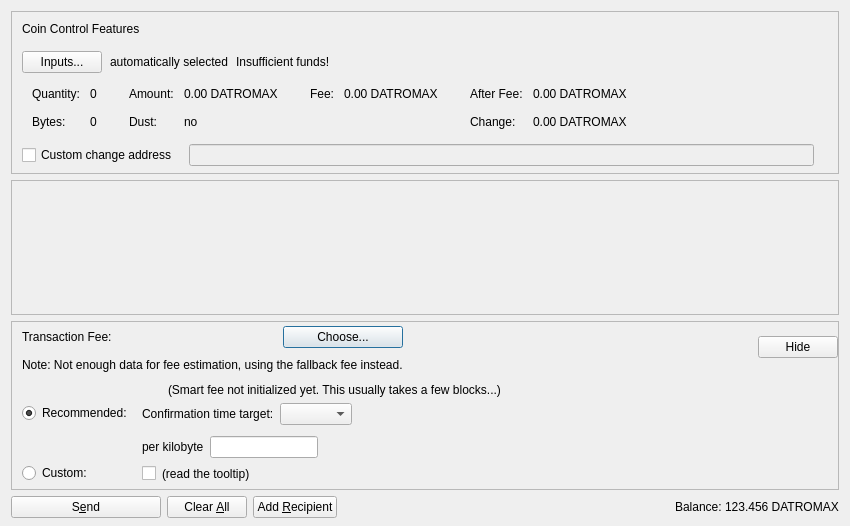
<?xml version="1.0" encoding="UTF-8"?>
<ui version="4.0">
 <class>SendCoinsDialog</class>
 <widget class="QDialog" name="SendCoinsDialog">
  <property name="geometry">
   <rect>
    <x>0</x>
    <y>0</y>
    <width>850</width>
    <height>526</height>
   </rect>
  </property>
  <property name="windowTitle">
   <string>Send Coins</string>
  </property>
  <layout class="QVBoxLayout" name="verticalLayout" stretch="0,1,0,0">
   <property name="bottomMargin">
    <number>8</number>
   </property>
   <item>
    <widget class="QFrame" name="frameCoinControl">
     <property name="sizePolicy">
      <sizepolicy hsizetype="Expanding" vsizetype="Expanding">
       <horstretch>0</horstretch>
       <verstretch>0</verstretch>
      </sizepolicy>
     </property>
     <property name="maximumSize">
      <size>
       <width>16777215</width>
       <height>16777215</height>
      </size>
     </property>
     <property name="frameShape">
      <enum>QFrame::StyledPanel</enum>
     </property>
     <property name="frameShadow">
      <enum>QFrame::Sunken</enum>
     </property>
     <layout class="QVBoxLayout" name="verticalLayoutCoinControl2">
      <property name="spacing">
       <number>0</number>
      </property>
      <property name="leftMargin">
       <number>0</number>
      </property>
      <property name="topMargin">
       <number>0</number>
      </property>
      <property name="rightMargin">
       <number>0</number>
      </property>
      <property name="bottomMargin">
       <number>6</number>
      </property>
      <item>
       <layout class="QVBoxLayout" name="verticalLayoutCoinControl" stretch="0,0,0,0,1">
        <property name="spacing">
         <number>0</number>
        </property>
        <property name="leftMargin">
         <number>10</number>
        </property>
        <property name="topMargin">
         <number>10</number>
        </property>
        <item>
         <layout class="QHBoxLayout" name="horizontalLayoutCoinControl1">
          <property name="bottomMargin">
           <number>15</number>
          </property>
          <item>
           <widget class="QLabel" name="labelCoinControlFeatures">
            <property name="sizePolicy">
             <sizepolicy hsizetype="Preferred" vsizetype="Maximum">
              <horstretch>0</horstretch>
              <verstretch>0</verstretch>
             </sizepolicy>
            </property>
            <property name="text">
             <string>Coin Control Features</string>
            </property>
           </widget>
          </item>
         </layout>
        </item>
        <item>
         <layout class="QHBoxLayout" name="horizontalLayoutCoinControl2" stretch="0,0,0,0">
          <property name="spacing">
           <number>8</number>
          </property>
          <property name="bottomMargin">
           <number>10</number>
          </property>
          <item>
           <widget class="QPushButton" name="pushButtonCoinControl">
            <property name="styleSheet">
             <string notr="true"/>
            </property>
            <property name="text">
             <string>Inputs...</string>
            </property>
            <property name="autoDefault">
             <bool>false</bool>
            </property>
           </widget>
          </item>
          <item>
           <widget class="QLabel" name="labelCoinControlAutomaticallySelected">
            <property name="text">
             <string>automatically selected</string>
            </property>
            <property name="margin">
             <number>5</number>
            </property>
           </widget>
          </item>
          <item>
           <widget class="QLabel" name="labelCoinControlInsuffFunds">
            <property name="text">
             <string>Insufficient funds!</string>
            </property>
            <property name="margin">
             <number>5</number>
            </property>
           </widget>
          </item>
          <item>
           <spacer name="horizontalSpacerCoinControl">
            <property name="orientation">
             <enum>Qt::Horizontal</enum>
            </property>
            <property name="sizeHint" stdset="0">
             <size>
              <width>40</width>
              <height>1</height>
             </size>
            </property>
           </spacer>
          </item>
         </layout>
        </item>
        <item>
         <widget class="QWidget" name="widgetCoinControl" native="true">
          <property name="sizePolicy">
           <sizepolicy hsizetype="Preferred" vsizetype="Preferred">
            <horstretch>0</horstretch>
            <verstretch>0</verstretch>
           </sizepolicy>
          </property>
          <property name="minimumSize">
           <size>
            <width>0</width>
            <height>0</height>
           </size>
          </property>
          <property name="styleSheet">
           <string notr="true"/>
          </property>
          <layout class="QHBoxLayout" name="horizontalLayoutCoinControl5">
           <property name="leftMargin">
            <number>0</number>
           </property>
           <property name="topMargin">
            <number>0</number>
           </property>
           <property name="rightMargin">
            <number>0</number>
           </property>
           <property name="bottomMargin">
            <number>0</number>
           </property>
           <item>
            <layout class="QHBoxLayout" name="horizontalLayoutCoinControl3" stretch="0,0,0,1">
             <property name="spacing">
              <number>20</number>
             </property>
             <property name="topMargin">
              <number>0</number>
             </property>
             <property name="bottomMargin">
              <number>10</number>
             </property>
             <item>
              <layout class="QFormLayout" name="formLayoutCoinControl1">
               <property name="horizontalSpacing">
                <number>10</number>
               </property>
               <property name="verticalSpacing">
                <number>14</number>
               </property>
               <property name="leftMargin">
                <number>10</number>
               </property>
               <property name="topMargin">
                <number>4</number>
               </property>
               <property name="rightMargin">
                <number>6</number>
               </property>
               <item row="0" column="0">
                <widget class="QLabel" name="labelCoinControlQuantityText">
                 <property name="text">
                  <string>Quantity:</string>
                 </property>
                 <property name="margin">
                  <number>0</number>
                 </property>
                </widget>
               </item>
               <item row="0" column="1">
                <widget class="QLabel" name="labelCoinControlQuantity">
                 <property name="cursor">
                  <cursorShape>IBeamCursor</cursorShape>
                 </property>
                 <property name="contextMenuPolicy">
                  <enum>Qt::ActionsContextMenu</enum>
                 </property>
                 <property name="text">
                  <string notr="true">0</string>
                 </property>
                 <property name="margin">
                  <number>0</number>
                 </property>
                 <property name="textInteractionFlags">
                  <set>Qt::LinksAccessibleByMouse|Qt::TextSelectableByKeyboard|Qt::TextSelectableByMouse</set>
                 </property>
                </widget>
               </item>
               <item row="1" column="0">
                <widget class="QLabel" name="labelCoinControlBytesText">
                 <property name="text">
                  <string>Bytes:</string>
                 </property>
                </widget>
               </item>
               <item row="1" column="1">
                <widget class="QLabel" name="labelCoinControlBytes">
                 <property name="cursor">
                  <cursorShape>IBeamCursor</cursorShape>
                 </property>
                 <property name="contextMenuPolicy">
                  <enum>Qt::ActionsContextMenu</enum>
                 </property>
                 <property name="text">
                  <string notr="true">0</string>
                 </property>
                 <property name="textInteractionFlags">
                  <set>Qt::LinksAccessibleByMouse|Qt::TextSelectableByKeyboard|Qt::TextSelectableByMouse</set>
                 </property>
                </widget>
               </item>
              </layout>
             </item>
             <item>
              <layout class="QFormLayout" name="formLayoutCoinControl2">
               <property name="horizontalSpacing">
                <number>10</number>
               </property>
               <property name="verticalSpacing">
                <number>14</number>
               </property>
               <property name="leftMargin">
                <number>6</number>
               </property>
               <property name="topMargin">
                <number>4</number>
               </property>
               <property name="rightMargin">
                <number>6</number>
               </property>
               <item row="0" column="0">
                <widget class="QLabel" name="labelCoinControlAmountText">
                 <property name="text">
                  <string>Amount:</string>
                 </property>
                 <property name="margin">
                  <number>0</number>
                 </property>
                </widget>
               </item>
               <item row="0" column="1">
                <widget class="QLabel" name="labelCoinControlAmount">
                 <property name="cursor">
                  <cursorShape>IBeamCursor</cursorShape>
                 </property>
                 <property name="contextMenuPolicy">
                  <enum>Qt::ActionsContextMenu</enum>
                 </property>
                 <property name="text">
                  <string notr="true">0.00 DATROMAX</string>
                 </property>
                 <property name="textInteractionFlags">
                  <set>Qt::LinksAccessibleByMouse|Qt::TextSelectableByKeyboard|Qt::TextSelectableByMouse</set>
                 </property>
                </widget>
               </item>
               <item row="1" column="0">
                <widget class="QLabel" name="labelCoinControlLowOutputText">
                 <property name="text">
                  <string>Dust:</string>
                 </property>
                </widget>
               </item>
               <item row="1" column="1">
                <widget class="QLabel" name="labelCoinControlLowOutput">
                 <property name="cursor">
                  <cursorShape>IBeamCursor</cursorShape>
                 </property>
                 <property name="contextMenuPolicy">
                  <enum>Qt::ActionsContextMenu</enum>
                 </property>
                 <property name="text">
                  <string notr="true">no</string>
                 </property>
                 <property name="textInteractionFlags">
                  <set>Qt::LinksAccessibleByMouse|Qt::TextSelectableByKeyboard|Qt::TextSelectableByMouse</set>
                 </property>
                </widget>
               </item>
              </layout>
             </item>
             <item>
              <layout class="QFormLayout" name="formLayoutCoinControl3">
               <property name="horizontalSpacing">
                <number>10</number>
               </property>
               <property name="verticalSpacing">
                <number>14</number>
               </property>
               <property name="leftMargin">
                <number>6</number>
               </property>
               <property name="topMargin">
                <number>4</number>
               </property>
               <property name="rightMargin">
                <number>6</number>
               </property>
               <item row="0" column="0">
                <widget class="QLabel" name="labelCoinControlFeeText">
                 <property name="text">
                  <string>Fee:</string>
                 </property>
                 <property name="margin">
                  <number>0</number>
                 </property>
                </widget>
               </item>
               <item row="0" column="1">
                <widget class="QLabel" name="labelCoinControlFee">
                 <property name="cursor">
                  <cursorShape>IBeamCursor</cursorShape>
                 </property>
                 <property name="contextMenuPolicy">
                  <enum>Qt::ActionsContextMenu</enum>
                 </property>
                 <property name="text">
                  <string notr="true">0.00 DATROMAX</string>
                 </property>
                 <property name="textInteractionFlags">
                  <set>Qt::LinksAccessibleByMouse|Qt::TextSelectableByKeyboard|Qt::TextSelectableByMouse</set>
                 </property>
                </widget>
               </item>
              </layout>
             </item>
             <item>
              <layout class="QFormLayout" name="formLayoutCoinControl4">
               <property name="horizontalSpacing">
                <number>10</number>
               </property>
               <property name="verticalSpacing">
                <number>14</number>
               </property>
               <property name="leftMargin">
                <number>6</number>
               </property>
               <property name="topMargin">
                <number>4</number>
               </property>
               <property name="rightMargin">
                <number>6</number>
               </property>
               <item row="0" column="0">
                <widget class="QLabel" name="labelCoinControlAfterFeeText">
                 <property name="text">
                  <string>After Fee:</string>
                 </property>
                 <property name="margin">
                  <number>0</number>
                 </property>
                </widget>
               </item>
               <item row="0" column="1">
                <widget class="QLabel" name="labelCoinControlAfterFee">
                 <property name="cursor">
                  <cursorShape>IBeamCursor</cursorShape>
                 </property>
                 <property name="contextMenuPolicy">
                  <enum>Qt::ActionsContextMenu</enum>
                 </property>
                 <property name="text">
                  <string notr="true">0.00 DATROMAX</string>
                 </property>
                 <property name="textInteractionFlags">
                  <set>Qt::LinksAccessibleByMouse|Qt::TextSelectableByKeyboard|Qt::TextSelectableByMouse</set>
                 </property>
                </widget>
               </item>
               <item row="1" column="0">
                <widget class="QLabel" name="labelCoinControlChangeText">
                 <property name="text">
                  <string>Change:</string>
                 </property>
                </widget>
               </item>
               <item row="1" column="1">
                <widget class="QLabel" name="labelCoinControlChange">
                 <property name="cursor">
                  <cursorShape>IBeamCursor</cursorShape>
                 </property>
                 <property name="contextMenuPolicy">
                  <enum>Qt::ActionsContextMenu</enum>
                 </property>
                 <property name="text">
                  <string notr="true">0.00 DATROMAX</string>
                 </property>
                 <property name="textInteractionFlags">
                  <set>Qt::LinksAccessibleByMouse|Qt::TextSelectableByKeyboard|Qt::TextSelectableByMouse</set>
                 </property>
                </widget>
               </item>
              </layout>
             </item>
            </layout>
           </item>
          </layout>
         </widget>
        </item>
        <item>
         <layout class="QHBoxLayout" name="horizontalLayoutCoinControl4" stretch="0,0,0">
          <property name="spacing">
           <number>12</number>
          </property>
          <property name="sizeConstraint">
           <enum>QLayout::SetDefaultConstraint</enum>
          </property>
          <property name="topMargin">
           <number>5</number>
          </property>
          <property name="rightMargin">
           <number>5</number>
          </property>
          <item>
           <widget class="QCheckBox" name="checkBoxCoinControlChange">
            <property name="toolTip">
             <string>If this is activated, but the change address is empty or invalid, change will be sent to a newly generated address.</string>
            </property>
            <property name="text">
             <string>Custom change address</string>
            </property>
           </widget>
          </item>
          <item>
           <widget class="QValidatedLineEdit" name="lineEditCoinControlChange">
            <property name="enabled">
             <bool>false</bool>
            </property>
            <property name="sizePolicy">
             <sizepolicy hsizetype="Expanding" vsizetype="Fixed">
              <horstretch>0</horstretch>
              <verstretch>0</verstretch>
             </sizepolicy>
            </property>
           </widget>
          </item>
          <item>
           <widget class="QLabel" name="labelCoinControlChangeLabel">
            <property name="sizePolicy">
             <sizepolicy hsizetype="Preferred" vsizetype="Expanding">
              <horstretch>0</horstretch>
              <verstretch>0</verstretch>
             </sizepolicy>
            </property>
            <property name="minimumSize">
             <size>
              <width>0</width>
              <height>0</height>
             </size>
            </property>
            <property name="text">
             <string/>
            </property>
            <property name="margin">
             <number>3</number>
            </property>
           </widget>
          </item>
         </layout>
        </item>
        <item>
         <spacer name="verticalSpacerCoinControl">
          <property name="orientation">
           <enum>Qt::Vertical</enum>
          </property>
          <property name="sizeHint" stdset="0">
           <size>
            <width>800</width>
            <height>1</height>
           </size>
          </property>
         </spacer>
        </item>
       </layout>
      </item>
     </layout>
    </widget>
   </item>
   <item>
    <widget class="QScrollArea" name="scrollArea">
     <property name="widgetResizable">
      <bool>true</bool>
     </property>
     <widget class="QWidget" name="scrollAreaWidgetContents">
      <property name="geometry">
       <rect>
        <x>0</x>
        <y>0</y>
        <width>830</width>
        <height>104</height>
       </rect>
      </property>
      <layout class="QVBoxLayout" name="verticalLayout_2" stretch="0,1">
       <property name="leftMargin">
        <number>0</number>
       </property>
       <property name="topMargin">
        <number>0</number>
       </property>
       <property name="rightMargin">
        <number>0</number>
       </property>
       <property name="bottomMargin">
        <number>0</number>
       </property>
       <item>
        <layout class="QVBoxLayout" name="entries">
         <property name="spacing">
          <number>6</number>
         </property>
        </layout>
       </item>
       <item>
        <spacer name="verticalSpacer">
         <property name="orientation">
          <enum>Qt::Vertical</enum>
         </property>
         <property name="sizeHint" stdset="0">
          <size>
           <width>20</width>
           <height>40</height>
          </size>
         </property>
        </spacer>
       </item>
      </layout>
     </widget>
    </widget>
   </item>
   <item>
    <widget class="QFrame" name="frameFee">
     <property name="sizePolicy">
      <sizepolicy hsizetype="Expanding" vsizetype="Expanding">
       <horstretch>0</horstretch>
       <verstretch>0</verstretch>
      </sizepolicy>
     </property>
     <property name="maximumSize">
      <size>
       <width>16777215</width>
       <height>16777215</height>
      </size>
     </property>
     <property name="frameShape">
      <enum>QFrame::StyledPanel</enum>
     </property>
     <property name="frameShadow">
      <enum>QFrame::Sunken</enum>
     </property>
     <layout class="QVBoxLayout" name="verticalLayoutFee1">
      <property name="spacing">
       <number>0</number>
      </property>
      <property name="leftMargin">
       <number>0</number>
      </property>
      <property name="topMargin">
       <number>0</number>
      </property>
      <property name="rightMargin">
       <number>0</number>
      </property>
      <property name="bottomMargin">
       <number>0</number>
      </property>
      <item>
       <layout class="QVBoxLayout" name="verticalLayoutFee2" stretch="0,0,0">
        <property name="spacing">
         <number>0</number>
        </property>
        <property name="leftMargin">
         <number>10</number>
        </property>
        <property name="topMargin">
         <number>0</number>
        </property>
        <item>
         <layout class="QHBoxLayout" name="horizontalLayoutFee1">
          <property name="bottomMargin">
           <number>0</number>
          </property>
          <item>
           <layout class="QVBoxLayout" name="verticalLayoutFee7">
            <property name="spacing">
             <number>0</number>
            </property>
            <item>
             <spacer name="verticalSpacerSmartFee">
              <property name="orientation">
               <enum>Qt::Vertical</enum>
              </property>
              <property name="sizeType">
               <enum>QSizePolicy::Fixed</enum>
              </property>
              <property name="sizeHint" stdset="0">
               <size>
                <width>1</width>
                <height>4</height>
               </size>
              </property>
             </spacer>
            </item>
            <item>
             <layout class="QHBoxLayout" name="horizontalLayoutSmartFee">
              <property name="spacing">
               <number>10</number>
              </property>
              <item>
               <widget class="QLabel" name="labelFeeHeadline">
                <property name="sizePolicy">
                 <sizepolicy hsizetype="Preferred" vsizetype="Maximum">
                  <horstretch>0</horstretch>
                  <verstretch>0</verstretch>
                 </sizepolicy>
                </property>
                <property name="text">
                 <string>Transaction Fee:</string>
                </property>
               </widget>
              </item>
              <item>
               <widget class="QLabel" name="labelFeeMinimized">
                <property name="text">
                 <string/>
                </property>
               </widget>
              </item>
              <item>
               <widget class="QPushButton" name="buttonChooseFee">
                <property name="text">
                 <string>Choose...</string>
                </property>
               </widget>
              </item>
             </layout>
            </item>
            <item>
             <spacer name="verticalSpacer_7">
              <property name="orientation">
               <enum>Qt::Vertical</enum>
              </property>
              <property name="sizeHint" stdset="0">
               <size>
                <width>1</width>
                <height>10</height>
               </size>
              </property>
             </spacer>
            </item>
            <item>
             <widget class="QLabel" name="fallbackFeeWarningLabel">
              <property name="toolTip">
               <string>Using the fallbackfee can result in sending a transaction that will take several hours or days (or never) to confirm. Consider choosing your fee manually or wait until you have validated the complete chain.</string>
              </property>
              <property name="text">
               <string>Note: Not enough data for fee estimation, using the fallback fee instead.</string>
              </property>
              <property name="wordWrap">
               <bool>false</bool>
              </property>
             </widget>
            </item>
            <item>
             <spacer name="verticalSpacer_5">
              <property name="orientation">
               <enum>Qt::Vertical</enum>
              </property>
              <property name="sizeHint" stdset="0">
               <size>
                <width>1</width>
                <height>1</height>
               </size>
              </property>
             </spacer>
            </item>
           </layout>
          </item>
          <item>
           <spacer name="horizontalSpacer_4">
            <property name="orientation">
             <enum>Qt::Horizontal</enum>
            </property>
            <property name="sizeHint" stdset="0">
             <size>
              <width>1</width>
              <height>1</height>
             </size>
            </property>
           </spacer>
          </item>
          <item>
           <widget class="QPushButton" name="buttonMinimizeFee">
            <property name="toolTip">
             <string>collapse fee-settings</string>
            </property>
            <property name="text">
             <string>Hide</string>
            </property>
           </widget>
          </item>
         </layout>
        </item>
        <item>
         <widget class="QFrame" name="frameFeeSelection">
          <layout class="QVBoxLayout" name="verticalLayoutFee12">
           <property name="spacing">
            <number>0</number>
           </property>
           <property name="leftMargin">
            <number>0</number>
           </property>
           <property name="topMargin">
            <number>0</number>
           </property>
           <property name="rightMargin">
            <number>0</number>
           </property>
           <property name="bottomMargin">
            <number>0</number>
           </property>
           <item>
            <layout class="QGridLayout" name="gridLayoutFee">
             <property name="topMargin">
              <number>10</number>
             </property>
             <property name="bottomMargin">
              <number>4</number>
             </property>
             <property name="horizontalSpacing">
              <number>10</number>
             </property>
             <property name="verticalSpacing">
              <number>4</number>
             </property>
             <item row="1" column="1">
              <layout class="QVBoxLayout" name="verticalLayoutFee8">
               <property name="spacing">
                <number>6</number>
               </property>
               <property name="topMargin">
                <number>3</number>
               </property>
               <item>
                <layout class="QHBoxLayout" name="horizontalLayoutFee13" stretch="0,0,1">
                 <item>
                  <widget class="QLabel" name="labelCustomPerKilobyte">
                   <property name="toolTip">
                    <string>If the custom fee is set to 1000 ruffs and the transaction is only 250 bytes, then &quot;per kilobyte&quot; only pays 250 ruffs in fee,&lt;br /&gt;while &quot;at least&quot; pays 1000 ruffs. For transactions bigger than a kilobyte both pay by kilobyte.</string>
                   </property>
                   <property name="text">
                    <string>per kilobyte</string>
                   </property>
                  </widget>
                 </item>
                 <item>
                  <widget class="BitcoinAmountField" name="customFee"/>
                 </item>
                 <item>
                  <spacer name="horizontalSpacer_6">
                   <property name="orientation">
                    <enum>Qt::Horizontal</enum>
                   </property>
                   <property name="sizeHint" stdset="0">
                    <size>
                     <width>1</width>
                     <height>1</height>
                    </size>
                   </property>
                  </spacer>
                 </item>
                </layout>
               </item>
               <item>
                <layout class="QHBoxLayout" name="horizontalLayoutFee8">
                 <item>
                  <widget class="QCheckBox" name="checkBoxMinimumFee">
                   <property name="toolTip">
                    <string>Paying only the minimum fee is just fine as long as there is less transaction volume than space in the blocks.&lt;br /&gt;But be aware that this can end up in a never confirming transaction once there is more demand for datromax transactions than the network can process.</string>
                   </property>
                   <property name="text">
                    <string/>
                   </property>
                  </widget>
                 </item>
                 <item>
                  <widget class="QLabel" name="labelMinFeeWarning">
                   <property name="enabled">
                    <bool>true</bool>
                   </property>
                   <property name="toolTip">
                    <string>Paying only the minimum fee is just fine as long as there is less transaction volume than space in the blocks.&lt;br /&gt;But be aware that this can end up in a never confirming transaction once there is more demand for datromax transactions than the network can process.</string>
                   </property>
                   <property name="text">
                    <string>(read the tooltip)</string>
                   </property>
                   <property name="margin">
                    <number>5</number>
                   </property>
                  </widget>
                 </item>
                 <item>
                  <spacer name="horizontalSpacer_2">
                   <property name="orientation">
                    <enum>Qt::Horizontal</enum>
                   </property>
                   <property name="sizeHint" stdset="0">
                    <size>
                     <width>1</width>
                     <height>1</height>
                    </size>
                   </property>
                  </spacer>
                 </item>
                </layout>
               </item>
              </layout>
             </item>
             <item row="0" column="0">
              <layout class="QVBoxLayout" name="verticalLayoutFee4" stretch="0,1">
               <property name="topMargin">
                <number>20</number>
               </property>
               <property name="bottomMargin">
                <number>3</number>
               </property>
               <item>
                <widget class="QRadioButton" name="radioSmartFee">
                 <property name="text">
                  <string>Recommended:</string>
                 </property>
                 <property name="checked">
                  <bool>true</bool>
                 </property>
                 <attribute name="buttonGroup">
                  <string notr="true">groupFee</string>
                 </attribute>
                </widget>
               </item>
               <item>
                <spacer name="verticalSpacer_2">
                 <property name="orientation">
                  <enum>Qt::Vertical</enum>
                 </property>
                 <property name="sizeHint" stdset="0">
                  <size>
                   <width>1</width>
                   <height>1</height>
                  </size>
                 </property>
                </spacer>
               </item>
              </layout>
             </item>
             <item row="1" column="0">
              <layout class="QVBoxLayout" name="verticalLayoutFee9" stretch="0,1">
               <property name="topMargin">
                <number>30</number>
               </property>
               <item>
                <widget class="QRadioButton" name="radioCustomFee">
                 <property name="text">
                  <string>Custom:</string>
                 </property>
                 <attribute name="buttonGroup">
                  <string notr="true">groupFee</string>
                 </attribute>
                </widget>
               </item>
               <item>
                <spacer name="verticalSpacer_6">
                 <property name="orientation">
                  <enum>Qt::Vertical</enum>
                 </property>
                 <property name="sizeHint" stdset="0">
                  <size>
                   <width>1</width>
                   <height>1</height>
                  </size>
                 </property>
                </spacer>
               </item>
              </layout>
             </item>
             <item row="0" column="1">
              <layout class="QVBoxLayout" name="verticalLayoutFee3" stretch="0,0,1">
               <property name="spacing">
                <number>6</number>
               </property>
               <property name="topMargin">
                <number>0</number>
               </property>
               <property name="bottomMargin">
                <number>3</number>
               </property>
               <item>
                <layout class="QHBoxLayout" name="horizontalLayoutFee12">
                 <item>
                  <widget class="QLabel" name="labelSmartFee">
                   <property name="text">
                    <string/>
                   </property>
                   <property name="margin">
                    <number>2</number>
                   </property>
                  </widget>
                 </item>
                 <item>
                  <widget class="QLabel" name="labelFeeEstimation">
                   <property name="text">
                    <string/>
                   </property>
                  </widget>
                 </item>
                 <item>
                  <widget class="QLabel" name="labelSmartFee2">
                   <property name="text">
                    <string>(Smart fee not initialized yet. This usually takes a few blocks...)</string>
                   </property>
                   <property name="margin">
                    <number>2</number>
                   </property>
                  </widget>
                 </item>
                 <item>
                  <spacer name="horizontalSpacer_5">
                   <property name="orientation">
                    <enum>Qt::Horizontal</enum>
                   </property>
                   <property name="sizeHint" stdset="0">
                    <size>
                     <width>1</width>
                     <height>1</height>
                    </size>
                   </property>
                  </spacer>
                 </item>
                </layout>
               </item>
               <item>
                <layout class="QHBoxLayout" name="horizontalLayoutFee9">
                 <item>
                  <layout class="QVBoxLayout" name="verticalLayoutFee6">
                   <item>
                    <widget class="QLabel" name="labelSmartFee3">
                     <property name="text">
                      <string>Confirmation time target:</string>
                     </property>
                     <property name="margin">
                      <number>2</number>
                     </property>
                    </widget>
                   </item>
                  </layout>
                 </item>
                 <item>
                  <layout class="QVBoxLayout" name="verticalLayoutFee5">
                   <property name="rightMargin">
                    <number>30</number>
                   </property>
                   <item>
                    <layout class="QHBoxLayout" name="horizontalLayoutConfTarget">
                     <property name="bottomMargin">
                      <number>0</number>
                     </property>
                     <item>
                      <widget class="QComboBox" name="confTargetSelector"/>
                     </item>
                     <item>
                      <spacer name="horizontalSpacerConfTarget">
                       <property name="orientation">
                        <enum>Qt::Horizontal</enum>
                       </property>
                       <property name="sizeHint" stdset="0">
                        <size>
                         <width>40</width>
                         <height>20</height>
                        </size>
                       </property>
                      </spacer>
                     </item>
                    </layout>
                   </item>
                  </layout>
                 </item>
                </layout>
               </item>
               <item>
                <spacer name="verticalSpacer_4">
                 <property name="orientation">
                  <enum>Qt::Vertical</enum>
                 </property>
                 <property name="sizeHint" stdset="0">
                  <size>
                   <width>1</width>
                   <height>1</height>
                  </size>
                 </property>
                </spacer>
               </item>
              </layout>
             </item>
            </layout>
           </item>
          </layout>
         </widget>
        </item>
        <item>
         <spacer name="verticalSpacerFee">
          <property name="orientation">
           <enum>Qt::Vertical</enum>
          </property>
          <property name="sizeHint" stdset="0">
           <size>
            <width>800</width>
            <height>1</height>
           </size>
          </property>
         </spacer>
        </item>
       </layout>
      </item>
     </layout>
    </widget>
   </item>
   <item>
    <layout class="QHBoxLayout" name="horizontalLayout">
     <item>
      <widget class="QPushButton" name="sendButton">
       <property name="minimumSize">
        <size>
         <width>150</width>
         <height>0</height>
        </size>
       </property>
       <property name="toolTip">
        <string>Confirm the send action</string>
       </property>
       <property name="text">
        <string>S&amp;end</string>
       </property>
       <property name="autoDefault">
        <bool>false</bool>
       </property>
       <property name="default">
        <bool>false</bool>
       </property>
      </widget>
     </item>
     <item>
      <widget class="QPushButton" name="clearButton">
       <property name="sizePolicy">
        <sizepolicy hsizetype="Minimum" vsizetype="Fixed">
         <horstretch>0</horstretch>
         <verstretch>0</verstretch>
        </sizepolicy>
       </property>
       <property name="toolTip">
        <string>Clear all fields of the form.</string>
       </property>
       <property name="text">
        <string>Clear &amp;All</string>
       </property>
       <property name="autoDefault">
        <bool>false</bool>
       </property>
      </widget>
     </item>
     <item>
      <widget class="QPushButton" name="addButton">
       <property name="toolTip">
        <string>Send to multiple recipients at once</string>
       </property>
       <property name="text">
        <string>Add &amp;Recipient</string>
       </property>
       <property name="autoDefault">
        <bool>false</bool>
       </property>
      </widget>
     </item>
     <item>
      <spacer name="horizontalSpacer">
       <property name="orientation">
        <enum>Qt::Horizontal</enum>
       </property>
       <property name="sizeHint" stdset="0">
        <size>
         <width>40</width>
         <height>20</height>
        </size>
       </property>
      </spacer>
     </item>
     <item>
      <layout class="QHBoxLayout" name="horizontalLayout_2">
       <property name="spacing">
        <number>3</number>
       </property>
       <item>
        <widget class="QLabel" name="labelBalanceText">
         <property name="text">
          <string>Balance:</string>
         </property>
        </widget>
       </item>
       <item>
        <widget class="QLabel" name="labelBalance">
         <property name="sizePolicy">
          <sizepolicy hsizetype="Preferred" vsizetype="Preferred">
           <horstretch>0</horstretch>
           <verstretch>0</verstretch>
          </sizepolicy>
         </property>
         <property name="cursor">
          <cursorShape>IBeamCursor</cursorShape>
         </property>
         <property name="text">
          <string notr="true">123.456 DATROMAX</string>
         </property>
         <property name="textInteractionFlags">
          <set>Qt::LinksAccessibleByMouse|Qt::TextSelectableByKeyboard|Qt::TextSelectableByMouse</set>
         </property>
        </widget>
       </item>
      </layout>
     </item>
    </layout>
   </item>
  </layout>
 </widget>
 <customwidgets>
  <customwidget>
   <class>QValidatedLineEdit</class>
   <extends>QLineEdit</extends>
   <header>qt/qvalidatedlineedit.h</header>
  </customwidget>
  <customwidget>
   <class>BitcoinAmountField</class>
   <extends>QLineEdit</extends>
   <header>qt/bitcoinamountfield.h</header>
   <container>1</container>
  </customwidget>
 </customwidgets>
 <resources>
  <include location="../datromax.qrc"/>
 </resources>
 <connections/>
 <buttongroups>
  <buttongroup name="groupFee"/>
 </buttongroups>
</ui>
